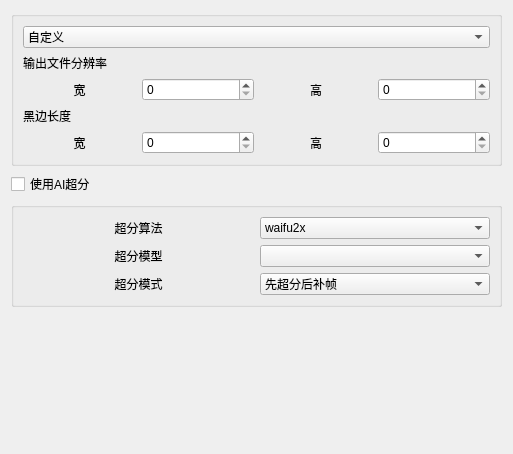
                     <widget class="QWidget" name="OutputResizeSettings">
                      <property name="geometry">
                       <rect>
                        <x>0</x>
                        <y>0</y>
                        <width>513</width>
                        <height>454</height>
                       </rect>
                      </property>
                      <attribute name="label">
                       <string>输出分辨率设置</string>
                      </attribute>
                      <layout class="QGridLayout" name="gridLayout_28">
                       <item row="2" column="0">
                        <widget class="QGroupBox" name="SrField">
                         <property name="title">
                          <string/>
                         </property>
                         <layout class="QGridLayout" name="gridLayout_26">
                          <item row="5" column="0">
                           <widget class="QLabel" name="label_6">
                            <property name="text">
                             <string>超分模式</string>
                            </property>
                            <property name="scaledContents">
                             <bool>false</bool>
                            </property>
                            <property name="alignment">
                             <set>Qt::AlignCenter</set>
                            </property>
                           </widget>
                          </item>
                          <item row="2" column="0">
                           <widget class="QLabel" name="label_8">
                            <property name="text">
                             <string>超分算法</string>
                            </property>
                            <property name="scaledContents">
                             <bool>false</bool>
                            </property>
                            <property name="alignment">
                             <set>Qt::AlignCenter</set>
                            </property>
                           </widget>
                          </item>
                          <item row="2" column="1">
                           <widget class="MyComboBox" name="AiSrSelector">
                            <item>
                             <property name="text">
                              <string>waifu2x</string>
                             </property>
                            </item>
                            <item>
                             <property name="text">
                              <string>RealSR</string>
                             </property>
                            </item>
                           </widget>
                          </item>
                          <item row="5" column="1">
                           <widget class="MyComboBox" name="AiSrMode">
                            <item>
                             <property name="text">
                              <string>先超分后补帧</string>
                             </property>
                            </item>
                            <item>
                             <property name="text">
                              <string>先补帧后超分</string>
                             </property>
                            </item>
                           </widget>
                          </item>
                          <item row="3" column="0">
                           <widget class="QLabel" name="label_9">
                            <property name="text">
                             <string>超分模型</string>
                            </property>
                            <property name="scaledContents">
                             <bool>false</bool>
                            </property>
                            <property name="alignment">
                             <set>Qt::AlignCenter</set>
                            </property>
                           </widget>
                          </item>
                          <item row="3" column="1">
                           <widget class="MyComboBox" name="AiSrModuleSelector"/>
                          </item>
                         </layout>
                        </widget>
                       </item>
                       <item row="3" column="0">
                        <spacer name="verticalSpacer_5">
                         <property name="orientation">
                          <enum>Qt::Vertical</enum>
                         </property>
                         <property name="sizeType">
                          <enum>QSizePolicy::Expanding</enum>
                         </property>
                         <property name="sizeHint" stdset="0">
                          <size>
                           <width>20</width>
                           <height>40</height>
                          </size>
                         </property>
                        </spacer>
                       </item>
                       <item row="0" column="0">
                        <widget class="QGroupBox" name="groupBox_4">
                         <property name="title">
                          <string/>
                         </property>
                         <layout class="QGridLayout" name="gridLayout_21">
                          <item row="1" column="0">
                           <layout class="QGridLayout" name="gridLayout_4">
                            <item row="0" column="0">
                             <widget class="QLabel" name="ResizeReminder">
                              <property name="text">
                               <string>输出文件分辨率</string>
                              </property>
                              <property name="alignment">
                               <set>Qt::AlignLeading|Qt::AlignLeft|Qt::AlignVCenter</set>
                              </property>
                             </widget>
                            </item>
                            <item row="5" column="0">
                             <widget class="QLabel" name="CropReminder">
                              <property name="toolTip">
                               <string>&lt;html&gt;&lt;head/&gt;&lt;body&gt;&lt;p&gt;视频宽和高的黑边像素个数&lt;/p&gt;&lt;p&gt;注意，这里取决于&lt;span style=&quot; font-weight:600;&quot;&gt;输出文件分辨率&lt;/span&gt;&lt;/p&gt;&lt;/body&gt;&lt;/html&gt;</string>
                              </property>
                              <property name="text">
                               <string>黑边长度</string>
                              </property>
                              <property name="alignment">
                               <set>Qt::AlignLeading|Qt::AlignLeft|Qt::AlignVCenter</set>
                              </property>
                             </widget>
                            </item>
                            <item row="6" column="1">
                             <layout class="QHBoxLayout" name="horizontalLayout_11">
                              <item>
                               <widget class="QLabel" name="label_5">
                                <property name="text">
                                 <string>高</string>
                                </property>
                                <property name="alignment">
                                 <set>Qt::AlignCenter</set>
                                </property>
                               </widget>
                              </item>
                              <item>
                               <widget class="MySpinBox" name="CropHeightSettings">
                                <property name="maximum">
                                 <number>100000</number>
                                </property>
                               </widget>
                              </item>
                             </layout>
                            </item>
                            <item row="6" column="0">
                             <layout class="QHBoxLayout" name="horizontalLayout_13">
                              <item>
                               <widget class="QLabel" name="label_7">
                                <property name="text">
                                 <string>宽</string>
                                </property>
                                <property name="alignment">
                                 <set>Qt::AlignCenter</set>
                                </property>
                               </widget>
                              </item>
                              <item>
                               <widget class="MySpinBox" name="CropWidthpSettings">
                                <property name="maximum">
                                 <number>100000</number>
                                </property>
                               </widget>
                              </item>
                             </layout>
                            </item>
                            <item row="1" column="1">
                             <layout class="QHBoxLayout" name="horizontalLayout_10">
                              <item>
                               <widget class="QLabel" name="label_4">
                                <property name="text">
                                 <string>高</string>
                                </property>
                                <property name="alignment">
                                 <set>Qt::AlignCenter</set>
                                </property>
                               </widget>
                              </item>
                              <item>
                               <widget class="MySpinBox" name="ResizeHeightSettings">
                                <property name="maximum">
                                 <number>100000</number>
                                </property>
                               </widget>
                              </item>
                             </layout>
                            </item>
                            <item row="1" column="0">
                             <layout class="QHBoxLayout" name="horizontalLayout_9">
                              <item>
                               <widget class="QLabel" name="label_3">
                                <property name="text">
                                 <string>宽</string>
                                </property>
                                <property name="alignment">
                                 <set>Qt::AlignCenter</set>
                                </property>
                               </widget>
                              </item>
                              <item>
                               <widget class="MySpinBox" name="ResizeWidthSettings">
                                <property name="maximum">
                                 <number>100000</number>
                                </property>
                               </widget>
                              </item>
                             </layout>
                            </item>
                           </layout>
                          </item>
                          <item row="0" column="0">
                           <widget class="QComboBox" name="ResizeTemplate">
                            <item>
                             <property name="text">
                              <string>自定义</string>
                             </property>
                            </item>
                            <item>
                             <property name="text">
                              <string>150%</string>
                             </property>
                            </item>
                            <item>
                             <property name="text">
                              <string>200%</string>
                             </property>
                            </item>
                            <item>
                             <property name="text">
                              <string>300%</string>
                             </property>
                            </item>
                            <item>
                             <property name="text">
                              <string>400%</string>
                             </property>
                            </item>
                            <item>
                             <property name="text">
                              <string>800%</string>
                             </property>
                            </item>
                            <item>
                             <property name="text">
                              <string>SD 480p</string>
                             </property>
                            </item>
                            <item>
                             <property name="text">
                              <string>HD 1080p</string>
                             </property>
                            </item>
                            <item>
                             <property name="text">
                              <string>4K UHD</string>
                             </property>
                            </item>
                            <item>
                             <property name="text">
                              <string>8K UHD</string>
                             </property>
                            </item>
                           </widget>
                          </item>
                         </layout>
                        </widget>
                       </item>
                       <item row="1" column="0">
                        <widget class="QCheckBox" name="UseAiSR">
                         <property name="toolTip">
                          <string>&lt;html&gt;&lt;head/&gt;&lt;body&gt;&lt;p&gt;NCNN&lt;/p&gt;&lt;/body&gt;&lt;/html&gt;</string>
                         </property>
                         <property name="text">
                          <string>使用AI超分</string>
                         </property>
                        </widget>
                       </item>
                      </layout>
                     </widget>
